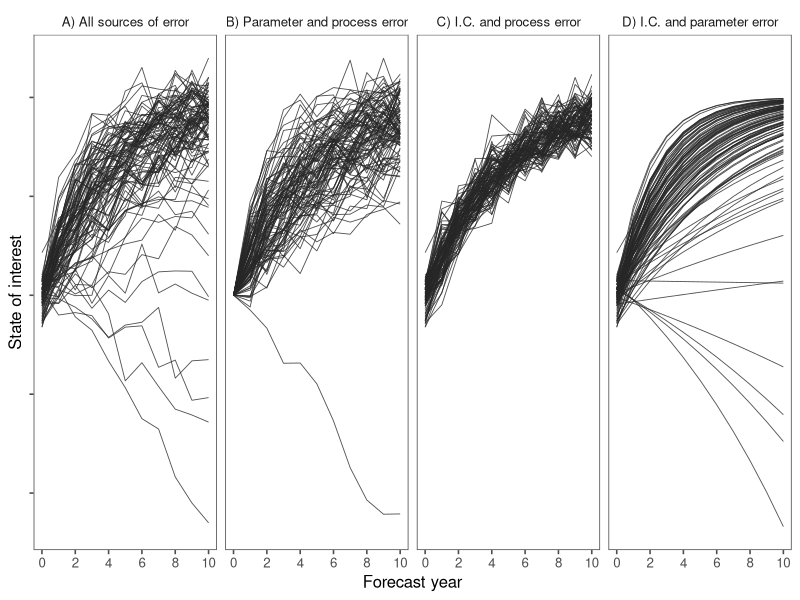
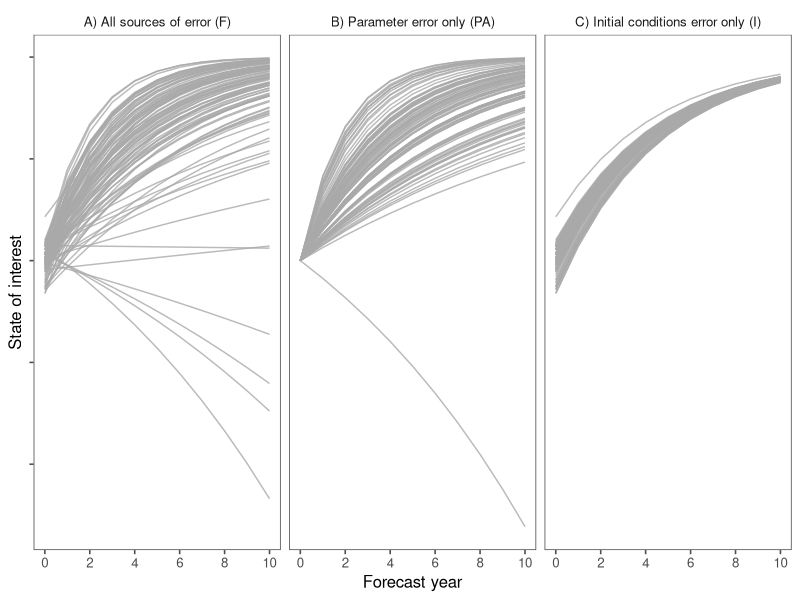

Generate these figures, in order, with R: (Note: this script raises an error after producing the figures.)
################################################################################
##  generate_forecast_fxns.R: Script to generate a forecast time series. 
##  The simulated data can then be used to test the forecast partitioning
##  approach. The forecast generation process includes error from 
##  initial conditions uncertainty, parameter error, driver uncertainty, and 
##  process error.
##
##  Author: Andrew Tredennick
##  Date created: March 13, 2018
################################################################################

##  Clear the workspace
rm(list = ls(all.names = TRUE))


####
####  LOAD LIBRARIES -----------------------------------------------------------
####
library(tidyverse)
library(dplyr)
library(ggthemes)



####
####  DEFINE SIMULATOR FUNCTION ------------------------------------------------
####
generate_forecast <- function(z_bar, 
                              z_sigma, 
                              a_bar,
                              a_sigma,
                              theta_bar = NULL, 
                              theta_sigma = NULL, 
                              x_bar = NULL, 
                              x_sigma = NULL, 
                              proc_sigma, 
                              n_times, 
                              n_iters,
                              seed = NULL){
  if(is.null(seed) == FALSE){
    set.seed(seed)
  }
  
  if(is.null(x_bar) == FALSE){
    if(is.matrix(x_bar) == FALSE){
      stop("x_bar must be a matrix even if only providing one covariate.
           Coerce to a single column matrix, with the number of rows equal
           to the number of time steps to be forecast.")
    }
    
    if((ncol(x_bar)-1) != length(theta_bar)){
      stop("The number of covariates [ncol(x_bar)] and the number of
           coefficients [length(theta_bar)] do not match.")
    }
  }
 
  
  # Generate vector of initial conditions
  Z <- rnorm(n_iters, z_bar, z_sigma)
  
  # Generate vector of autoregressive terms
  A <- rnorm(n_iters, a_bar, a_sigma)
  
  # Generate array of time-varying covariates
  if(is.null(x_bar) == FALSE){
    X <- array(NA, dim = c((ncol(x_bar)+1), n_iters, n_times))
    X[1,,] <- 1 # make first rows 1 for the intercept
    for(dot in 1:n_times){
      for(dox in 1:ncol(x_bar)){
        X[dox+1,,dot] <- rnorm(n_iters, x_bar[dot,dox], x_sigma[dot,dox])
      }
    }
  }
  
  
  # Generate matrix of time-invariant parameters
  if(is.null(theta_bar) == FALSE){
    Theta <- matrix(NA, length(theta_bar), n_iters)
    for(dotheta in 1:length(theta_bar)){
      Theta[, dotheta] <- rnorm(n_iters, theta_bar[dotheta], theta_sigma[dotheta])
    }
  }
  
  # Generate matrix of forecasts
  forecasts <- matrix(NA, n_times+1, n_iters)
  forecasts[1,] <- Z
  
  if(is.null(theta_bar)){
    for(iiter in 1:n_times){
      Z <- A*Z
      forecasts[iiter+1, ] <- rnorm(n_iters, Z, proc_sigma) 
    }
  }else{
    for(iiter in 1:n_times){
      mu <- A*Z[iiter] + X[iiter, ]*Theta
      forecasts[iiter, ] <- rnorm(n_iters, mu, proc_sigma) 
    }
  }
  
  return(forecasts)
}



####
####  GENERATE FORECASTS -------------------------------------------------------
####
z_bar <- -20
z_sigma <- 1.5
a_bar <- 0.8
a_sigma <- 0.1
proc_sigma <- 1.6
n_times <- 10
n_iters <- 100
seed <- 126

outcasts_all <- generate_forecast(z_bar,
                                  z_sigma, 
                                  a_bar,
                                  a_sigma,
                                  theta_bar = NULL, 
                                  theta_sigma = NULL, 
                                  x_bar = NULL, 
                                  x_sigma = NULL, 
                                  proc_sigma, 
                                  n_times, 
                                  n_iters,
                                  seed)

outcasts_noproc <- generate_forecast(z_bar,
                                  z_sigma, 
                                  a_bar,
                                  a_sigma,
                                  theta_bar = NULL, 
                                  theta_sigma = NULL, 
                                  x_bar = NULL, 
                                  x_sigma = NULL, 
                                  proc_sigma = 0, 
                                  n_times, 
                                  n_iters,
                                  seed)

outcasts_noparam <- generate_forecast(z_bar,
                                  z_sigma, 
                                  a_bar,
                                  a_sigma = 0,
                                  theta_bar = NULL, 
                                  theta_sigma = NULL, 
                                  x_bar = NULL, 
                                  x_sigma = NULL, 
                                  proc_sigma, 
                                  n_times, 
                                  n_iters,
                                  seed)

outcasts_noinit <- generate_forecast(z_bar,
                                      z_sigma = 0, 
                                      a_bar,
                                      a_sigma,
                                      theta_bar = NULL, 
                                      theta_sigma = NULL, 
                                      x_bar = NULL, 
                                      x_sigma = NULL, 
                                      proc_sigma, 
                                      n_times, 
                                      n_iters,
                                      seed)

outcasts_combined <- as.data.frame(outcasts_all) %>%
  mutate(year = 0:n_times) %>%
  gather(key,value,-year) %>%
  mutate(simulation = "A) All sources of error") %>%
  rbind(as.data.frame(outcasts_noproc) %>%
          mutate(year = 0:n_times) %>%
          gather(key,value,-year) %>%
          mutate(simulation = "D) I.C. and parameter error")) %>%
  rbind(as.data.frame(outcasts_noinit) %>%
          mutate(year = 0:n_times) %>%
          gather(key,value,-year) %>%
          mutate(simulation = "B) Parameter and process error")) %>%
  rbind(as.data.frame(outcasts_noparam) %>%
          mutate(year = 0:n_times) %>%
          gather(key,value,-year) %>%
          mutate(simulation = "C) I.C. and process error"))

ggplot(outcasts_combined, aes(x = year, y = value, group = key))+
  geom_line(color = "grey15", alpha = 0.8, size = 0.3)+
  facet_wrap(~simulation, ncol = 4)+
  scale_x_continuous(breaks = c(0,2,4,6,8,10))+
  ylab("State of interest")+
  xlab("Forecast year")+
  theme_few()+
  theme(axis.text.y = element_blank())
# ggsave(filename = "../figures/forecast_uncertainty_example.pdf", width = 9, height = 3, units = "in")



####
####  TEST CASE OF ANOVA WITH 2 SOURCES OF ERROR ONLY --------------------------
####
z_bar <- -20
z_sigma <- 1.5
a_bar <- 0.8
a_sigma <- 0.1
proc_sigma <- 0
n_times <- 10
n_iters <- 100
seed <- 126

outcasts_all <- generate_forecast(z_bar,
                                  z_sigma, 
                                  a_bar,
                                  a_sigma,
                                  theta_bar = NULL, 
                                  theta_sigma = NULL, 
                                  x_bar = NULL, 
                                  x_sigma = NULL, 
                                  proc_sigma, 
                                  n_times, 
                                  n_iters,
                                  seed)

outcasts_noinit <- generate_forecast(z_bar,
                                     z_sigma = 0, 
                                     a_bar,
                                     a_sigma,
                                     theta_bar = NULL, 
                                     theta_sigma = NULL, 
                                     x_bar = NULL, 
                                     x_sigma = NULL, 
                                     proc_sigma, 
                                     n_times, 
                                     n_iters,
                                     seed)

outcasts_noparam <- generate_forecast(z_bar,
                                      z_sigma, 
                                      a_bar,
                                      a_sigma = 0,
                                      theta_bar = NULL, 
                                      theta_sigma = NULL, 
                                      x_bar = NULL, 
                                      x_sigma = NULL, 
                                      proc_sigma, 
                                      n_times, 
                                      n_iters,
                                      seed)

outcasts_combined <- as.data.frame(outcasts_all) %>%
  mutate(year = 0:n_times) %>%
  gather(key,value,-year) %>%
  mutate(simulation = "A) All sources of error (F)") %>%
  rbind(as.data.frame(outcasts_noinit) %>%
          mutate(year = 0:n_times) %>%
          gather(key,value,-year) %>%
          mutate(simulation = "B) Parameter error only (PA)")) %>%
  rbind(as.data.frame(outcasts_noparam) %>%
          mutate(year = 0:n_times) %>%
          gather(key,value,-year) %>%
          mutate(simulation = "C) Initial conditions error only (I)"))

ggplot(outcasts_combined, aes(x = year, y = value, group = key))+
  geom_line(color = "darkgrey", alpha = 0.8)+
  facet_wrap(~simulation, ncol = 4)+
  scale_x_continuous(breaks = c(0,2,4,6,8,10))+
  ylab("State of interest")+
  xlab("Forecast year")+
  theme_few()+
  theme(axis.text.y = element_blank())
ggsave(filename = "../figures/forecast_uncertainty_example2.pdf", width = 9, height = 3, units = "in")

##  Calculate variance
forecast_var <- outcasts_combined %>%
  group_by(year, simulation) %>%
  summarise(variance = var(value)) %>%
  ungroup() %>%
  spread(simulation, variance) %>%
  mutate(interaction = noinit + noparam) %>%
  gather(simulation, variance, -year)

mylabs <- c(expression(paste(V^(F),"=",V^(I+PA))),
            expression(V^(I)+V^(PA)),
            expression(V^(PA)),
            expression(V^(I)))

ggplot(forecast_var, aes(x = year, y = variance))+
  geom_ribbon(aes(ymax = forecast_var[forecast_var$simulation=="all","variance"],
                  ymin = forecast_var[forecast_var$simulation=="interaction","variance"]),
              fill = "grey88")+
  geom_line(aes(linetype = simulation), size = 0.6)+
  annotate("text", x = 8, y = 30, label = "epsilon^(italic('I,PA'))", parse = TRUE, size = 5)+
  xlab("Forecast year (T + q)")+
  ylab("Forecast variance (V)")+
  # scale_color_colorblind(name = NULL, labels = mylabs)+
  scale_linetype_manual(values = c(1,2,3,6),name = NULL, labels = mylabs)+
  scale_x_continuous(breaks = c(0,2,4,6,8,10))+
  theme_few()+
  theme(legend.position = c(0,1),
        legend.justification=c(-0.1, 1.1),
        legend.text=element_text(size=10),
        legend.text.align = 0,
        legend.key.width = unit(1,"cm"))
ggsave(filename = "../figures/example_interaction_effect.pdf", width = 4.2, height = 3, units = "in")

interaction_var <- forecast_var %>%
  spread(simulation, variance) %>%
  mutate(interaction_effect = all - interaction)

ggplot(interaction_var, aes(x = year, y = interaction_effect))+
  geom_line()
  
